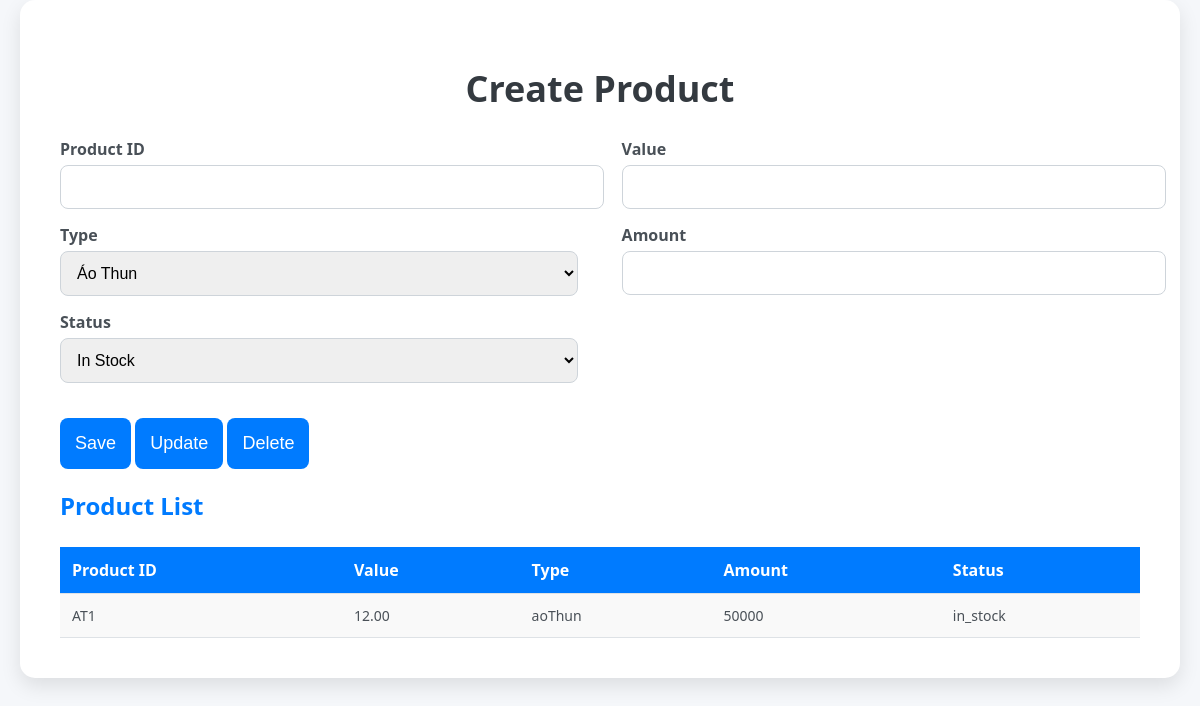
The app's page /product (signed in), older data.
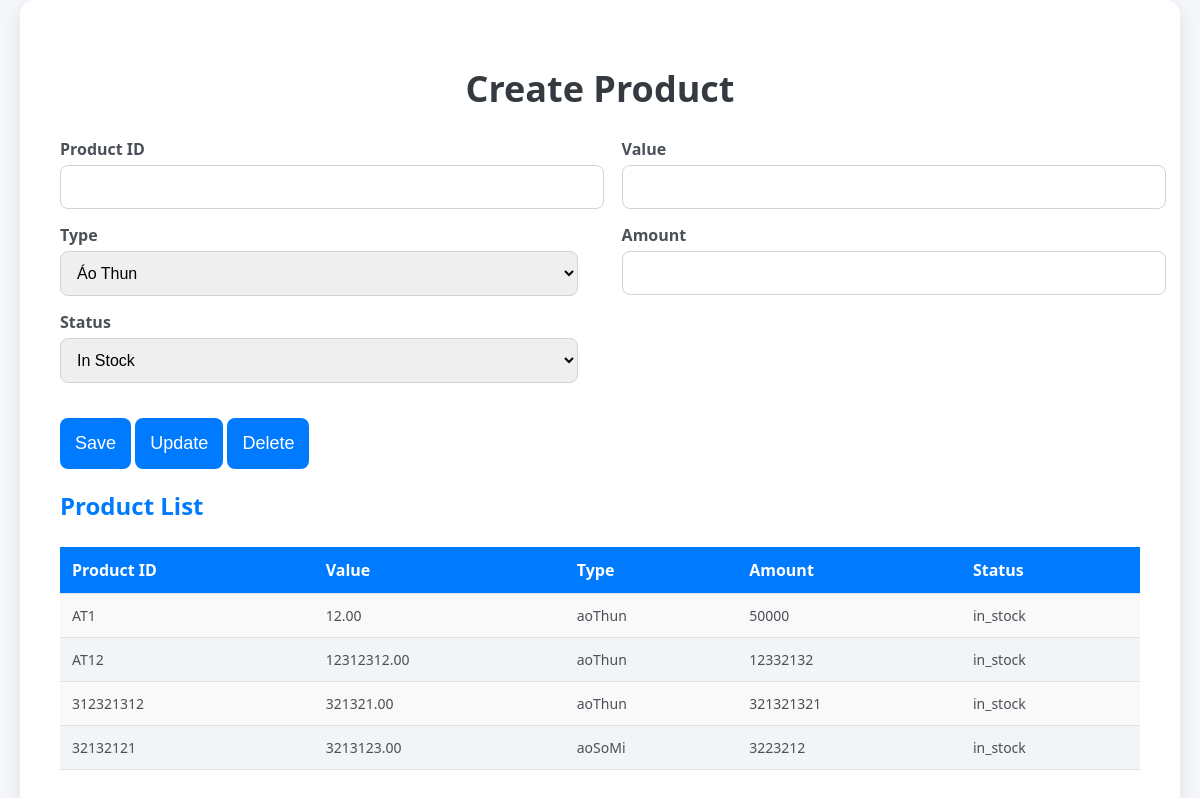
The same page, newer data.
### member/models.py (models this page shows, shortened)
class Product(models.Model):
    STATUS_CHOICES = [
        ('in_stock', 'In Stock'),
        ('running_out', 'Running Out'),
    ]
    TYPE_CHOICES = [
        ('aoThun', 'Áo Thun'),
        ('aoSoMi', 'Áo Sơ Mi'),
        ('aoKhoac', 'Áo Khoác'),
        ('aoPolo', 'Áo Polo'),
    ]
    product_id = models.CharField(max_length=100, unique=True)
    value = models.DecimalField(max_digits=10, decimal_places=2)
    type = models.CharField(
        max_length=20,
        choices=TYPE_CHOICES,
        default='aoThun',
    )
    amount = models.PositiveIntegerField()
    status = models.CharField(
        max_length=20,
        choices=STATUS_CHOICES,
        default='in_stock',
    )

### member/views.py (the view)
# urls.py: path('product', views.loadProduct, name='product'),
def loadProduct(request):
    if request.user.role != 'admin' and request.user.role != 'manager':
        return render(request, 'error.html')
    if request.method == 'POST':
        form = ProductForm(request.POST)
        if form.is_valid():
            form.save()
            return redirect('product')
    else:
        form = ProductForm()
    product = Product.objects.all()
    return render(request, 'Product.html', {'form': form, 'Products': product})

### member/forms.py
class ProductForm(forms.ModelForm):
    class Meta:
        model = Product
        fields = ['product_id', 'value', 'type', 'amount', 'status']  # Include all fields from the model
        widgets = {
            'product_id': forms.TextInput(attrs={'class': 'form-input'}),
            'value': forms.NumberInput(attrs={'step': '1','class': 'form-input'}),
            'type': forms.Select(choices=Product.TYPE_CHOICES),
            'amount': forms.NumberInput(attrs={'class': 'form-input'}),
            'status': forms.Select(choices=Product.STATUS_CHOICES),
        }

### member/template/Product.html (shortened to what this page needs)
{% load static %}
<!DOCTYPE html>
<html lang="en">
<head>
    <link rel="stylesheet" href="{% static 'css/style.css' %}">
</head>
<body>
    <div class="container">
        <h1>Create Product</h1>
        <div class="form-container" >
            <form method="post" id="main-form">
                <div class="form-row-group">
                    <div class="form-row">
                        <label for="{{ form.product_id.id_for_label }}">Product ID</label>
                        {{ form.product_id }}
                    </div>
                    <div class="form-row">
                        <label for="{{ form.value.id_for_label }}">Value</label>
                        {{ form.value }}
                    </div>
                </div>
                <div class="form-row-group">
                    <div class="form-row">
                        <label for="{{ form.type.id_for_label }}">Type</label>
                        {{ form.type }}
                    </div>
                    <div class="form-row">
                        <label for="{{ form.amount.id_for_label }}">Amount</label>
                        {{ form.amount }}
                    </div>
                </div>
                <div class="form-row-group">
                    <div class="form-row">
                        <label for="{{ form.status.id_for_label }}">Status</label>
                        {{ form.status }}
                    </div>
                </div>
                <button type="submit">Save</button>
                <button type="button" id="update-button">Update</button>
                <button type="button" id="delete-button">Delete</button>
            </form>
        </div>
        <div class="grid-container">
            <h2>Product List</h2>
            <table>
                <thead>
                    <tr>
                        <th>Product ID</th>
                        <th>Value</th>
                        <th>Type</th>
                        <th>Amount</th>
                        <th>Status</th>
                    </tr>
                </thead>
                <tbody>
                    {% for Product in Products %}
                    <tr>
                        <td>{{ Product.product_id }}</td>
                        <td>{{ Product.value }}</td>
                        <td>{{ Product.type }}</td>
                        <td>{{ Product.amount }}</td>
                        <td>{{ Product.status }}</td>
                    </tr>
                    {% empty %}
                    <tr>
                        <td colspan="12">No products found.</td>
                    </tr>
                    {% endfor %}
                </tbody>
            </table>
        </div>
    </div>
</body>
</html>

### member/static/css/style.css (style rules this page uses)
body { font-family: 'Segoe UI', Tahoma, Geneva, Verdana, sans-serif; margin: 0; padding: 0; display: flex; justify-content: center; align-items: center; background-color: #f5f7fa; color: #343a40; }
.container { width: 90%; max-width: 1100px; background: #ffffff; padding: 40px; border-radius: 15px; box-shadow: 0 8px 20px rgba(0, 0, 0, 0.1); }
h1 { text-align: center; color: #343a40; margin-bottom: 25px; font-size: 36px; font-weight: 700; }
h2 { color: #007bff; font-size: 24px; margin-bottom: 15px; }
.form-row-group { display: flex; flex-wrap: wrap; justify-content: space-between; margin-bottom: 15px; }
.form-row { display: flex; flex-direction: column; width: 48%; }
.form-row label { font-size: 16px; font-weight: 600; color: #495057; margin-bottom: 5px; }
.form-row input, .form-row select, textarea { width: 100%; padding: 12px; border: 1px solid #ced4da; border-radius: 8px; font-size: 16px; transition: all 0.3s ease; }
button { margin-top: 20px; padding: 15px; background-color: #007bff; color: #fff; border: none; border-radius: 8px; cursor: pointer; font-size: 18px; transition: background-color 0.3s ease; }
.grid-container table { width: 100%; border-collapse: collapse; margin-top: 25px; background-color: #f9f9f9; }
.grid-container th, .grid-container td { padding: 12px; text-align: left; border-bottom: 1px solid #dee2e6; }
.grid-container th { background-color: #007bff; color: white; font-weight: 600; }
.grid-container td { font-size: 14px; color: #495057; }
.grid-container tr:nth-child(even) { background-color: #f2f4f7; }

Row changes from the older to the newer data that the page shows:
added Product: product_id "AT12", value "12312312.00", type "aoThun", amount "12332132", status "in_stock"
added Product: product_id "312321312", value "321321.00", type "aoThun", amount "321321321", status "in_stock"
added Product: product_id "32132121", value "3213123.00", type "aoSoMi", amount "3223212", status "in_stock"
